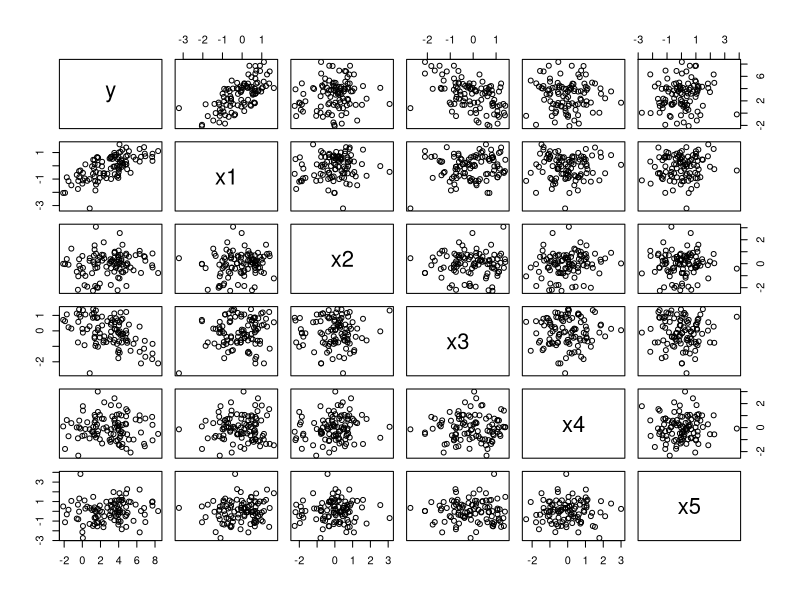
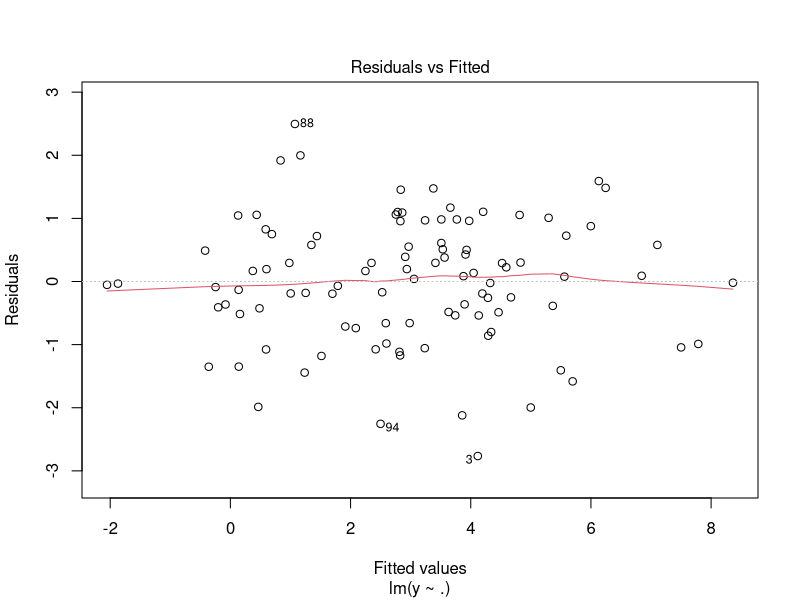
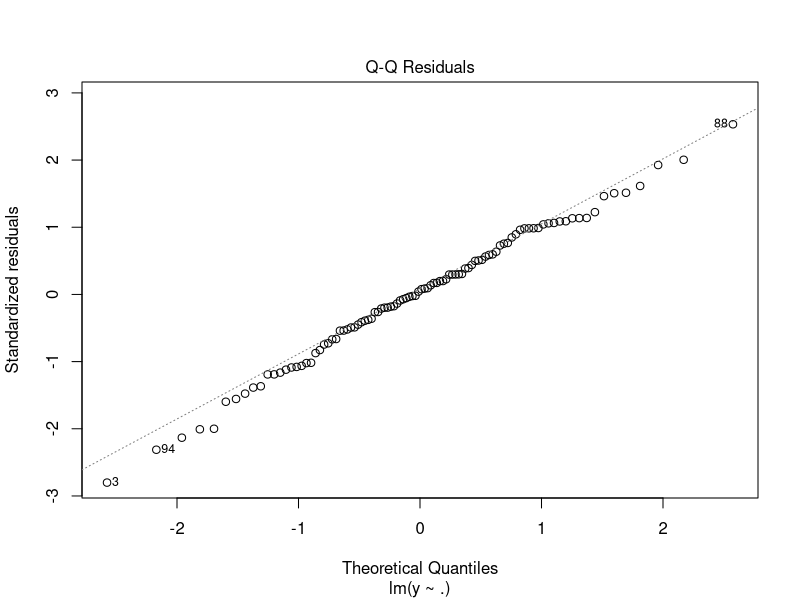
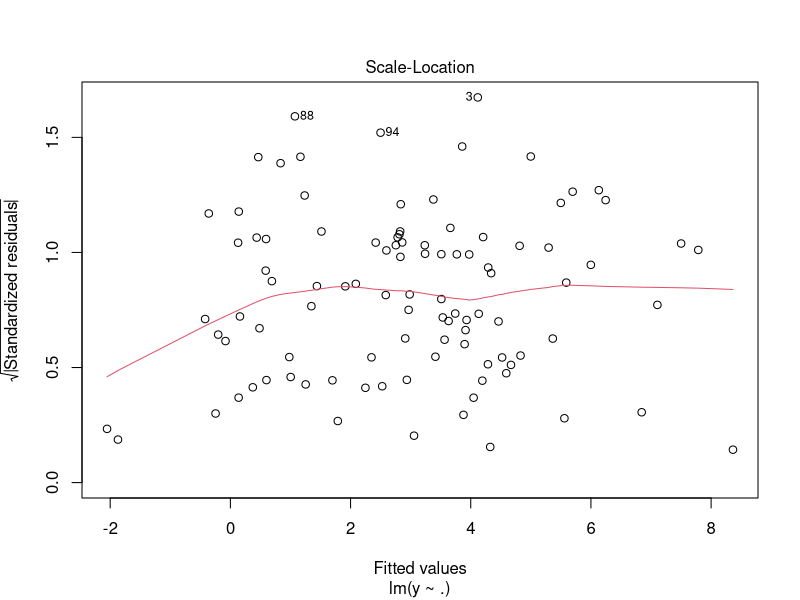
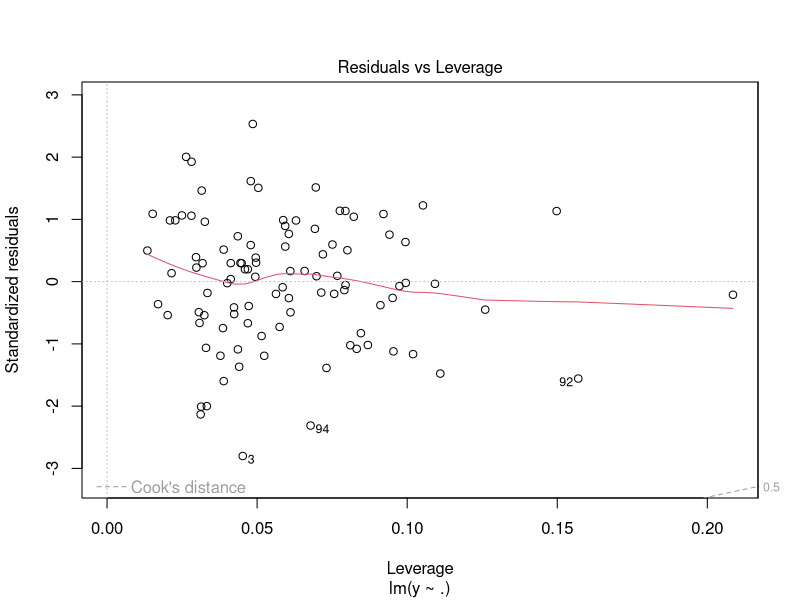
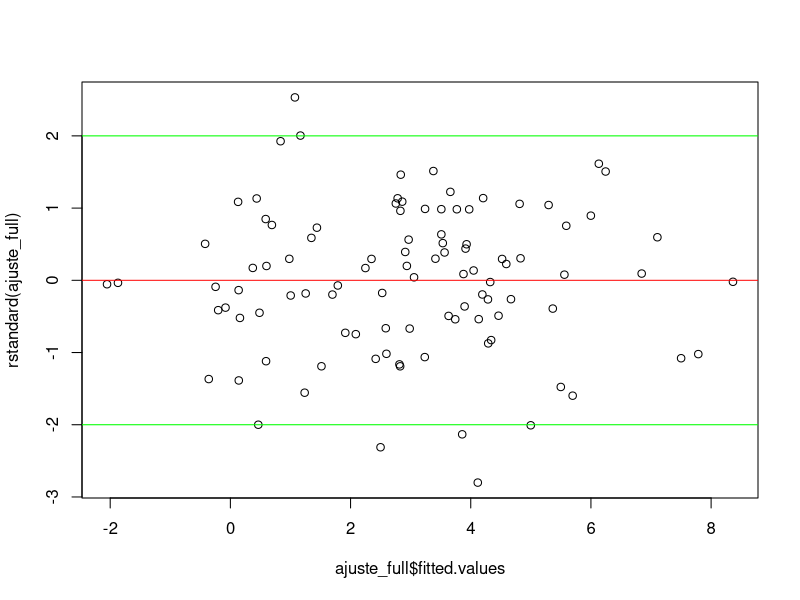
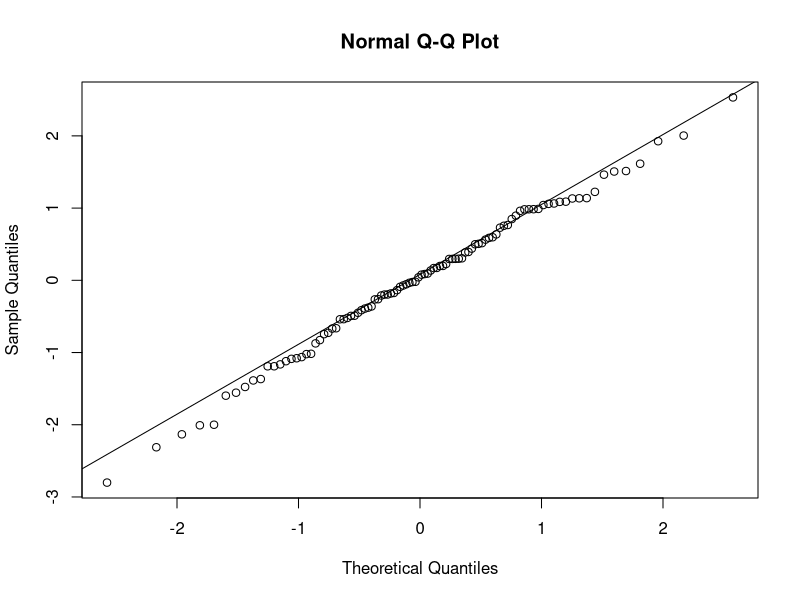
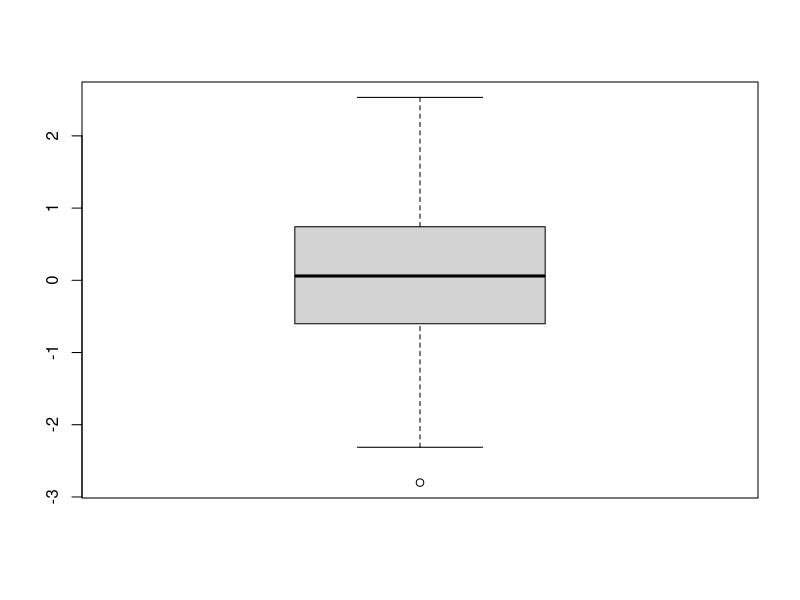

The R source for these figures, in order:
library(MASS) #AIC
library(leaps) #regsubset
library(caret) #Cross validation

# Simulación de datos
set.seed(121)
n <- 100
x1 <- rnorm(n)
x2 <- rnorm(n)
x3 <- rnorm(n)
x4 <- rnorm(n)
x5 <- rnorm(n)
y <- 3 + 2*x1 - 1.5*x3 + rnorm(n)
datos <- data.frame(y, x1, x2, x3, x4, x5)

head(datos)
# hacemos la regresion con el modelo completo

pairs(datos)
cor(datos)

# se observa que existe correlacion entre y-x1; y-x3
# no se observa correlacion entre "y" y las otras variables
# tampoco se observa multicolinealidad

ajuste_full<-lm(y~., data=datos)

summary(ajuste_full)

plot(ajuste_full)
1
2
3
4

plot(ajuste_full$fitted.values,rstandard(ajuste_full))
abline(0,0,col="red")
abline(-2,0,col="green")
abline(2,0,col="green")

#normalidad de los residuos
qqnorm(rstandard(ajuste_full))
qqline(rstandard(ajuste_full))

boxplot(rstandard(ajuste_full))
hist(rstandard(ajuste_full),probabilty=TRUE)

# Test de shapiro wilks para normalidad
# H_0: Los datos provienen de una distribución normal 
# H_a: Los datos no provienen de una distribución normal.
shapiro.test(rstandard(ajuste_full))

## puntos influyentes

# leverage
n<-nrow(datos)
p <- length(coef(ajuste_full)) 
leverage_umbral <- 2 * p / n

leverage<-hatvalues(ajuste_full)
alto.lev<-leverage[leverage>leverage_umbral]
alto.lev

# Distancia de cook
cooks_umbral <- qf(0.5,p,n-p)
cooks <- cooks.distance(ajuste_full)

alto.cook<-cooks[cooks>cooks_umbral]
alto.cook
######################################################
######################################################

# Eleccion de variables

# cantidad de variables

cant.var=length(ajuste_full$coefficients)-1
cant.var

# Ajuste de modelos con regsubsets
#por default hace el metodo exhaustivo. 
#Opciones: method="backward" o method="forward")

#metodo exhaustivo
ajuste <- regsubsets(y ~ ., data = datos, nvmax = cant.var)
resumen <- summary(ajuste)

# Crear tabla resumen
tabla <- data.frame(
  Variables = 1:cant.var,
  R2_ajustado = resumen$adjr2,
  BIC = resumen$bic
)

knitr::kable(tabla, digits = 3)


# Identificar el mejor modelo según cada criterio

mejor_R2 <- which.max(resumen$adjr2)
mejor_BIC <- which.min(resumen$bic)

cat("Mejor R2 ajustado →", mejor_R2, "variables\n")
cat("Mejor BIC         →", mejor_BIC, "variables\n")

# Visualizar selección con gráfico

par(mfrow = c(1, 1))
plot(ajuste, scale = "adjr2", main = "Mejor R2 adj")
plot(ajuste, scale = "bic", main = "Mejor BIC")

# Ajustar el modelo elegido y compararlo

# Extraer nombres de variables del mejor modelo según BIC

# modelo BIC

variables_bic <- names(coef(ajuste, mejor_BIC))[-1]  # quitamos intercept
variables_bic

formula_bic <- as.formula(paste("y ~", paste(variables_bic, collapse = "+")))
formula_bic

modelo_bic <- lm(formula_bic, data = datos)
summary(modelo_bic)

plot(modelo_bic)
1
2
3
4

plot(modelo_bic$fitted.values,rstandard(modelo_bic))
abline(0,0,col="red")
abline(-2,0,col="green")
abline(2,0,col="green")

#normalidad de los residuos
qqnorm(rstandard(modelo_bic))
qqline(rstandard(modelo_bic))

# Test de shapiro wilks para normalidad
# H_0: Los datos provienen de una distribución normal 
# H_a: Los datos no provienen de una distribución normal.
shapiro.test(rstandard(modelo_bic))

## puntos influyentes

# leverage
n<-nrow(datos)
p <- length(coef(modelo_bic)) 
leverage_umbral <- 2 * p / n

leverage<-hatvalues(modelo_bic)
alto.lev<-leverage[leverage>leverage_umbral]
alto.lev

# Distancia de cook
cooks_umbral <- qf(0.5,p,n-p)
cooks <- cooks.distance(modelo_bic)

alto.cook<-cooks[cooks>cooks_umbral]
alto.cook

##########################################################
##########################################################

#modelo R^2

variables_R2 <- names(coef(ajuste, mejor_R2))[-1]  # quitamos intercept
variables_R2

formula_R2 <- as.formula(paste("y ~", paste(variables_R2, collapse = "+")))
formula_R2

modelo_R2 <- lm(formula_R2, data = datos)
summary(modelo_R2)

plot(modelo_R2)
1
2
3
4

plot(modelo_R2$fitted.values,rstandard(modelo_R2))
abline(0,0,col="red")
abline(-2,0,col="green")
abline(2,0,col="green")

#normalidad de los residuos
qqnorm(rstandard(modelo_R2))
qqline(rstandard(modelo_R2))

# Test de shapiro wilks para normalidad
# H_0: Los datos provienen de una distribución normal 
# H_a: Los datos no provienen de una distribución normal.
shapiro.test(rstandard(modelo_R2))

## puntos influyentes

# leverage
n<-nrow(datos)
p <- length(coef(modelo_R2)) 
leverage_umbral <- 2 * p / n

leverage<-hatvalues(modelo_R2)
alto.lev<-leverage[leverage>leverage_umbral]
alto.lev

# Distancia de cook
cooks_umbral <- qf(0.5,p,n-p)
cooks <- cooks.distance(modelo_R2)

alto.cook<-cooks[cooks>cooks_umbral]
alto.cook

###########################################
###########################################

summary(modelo_bic)
summary(modelo_R2)
summary(ajuste_full)

####################################################
####################################################

## Validacion cruzada

cant.var=length(ajuste_full$coefficients)-1
cant.var

# División 80/20
set.seed(11)
train_index <- createDataPartition(datos$y, p = 0.8, list = FALSE)
train_data <- datos[train_index, ]
test_data <- datos[-train_index, ]

#Elijo variables sobre el 80% de los datos
# Ajuste de modelos con regsubsets
#por default hace el metodo exhaustivo. Opciones: method="backward" o method="backward")

#metodo exhaustivo
ajuste <- regsubsets(y ~ ., data = train_data, nvmax = cant.var)
resumen <- summary(ajuste)

# Crear tabla resumen
tabla <- data.frame(
  Variables = 1:cant.var,
  R2_ajustado = resumen$adjr2,
  BIC = resumen$bic
)

knitr::kable(tabla, digits = 3)


# Identificar el mejor modelo según cada criterio

mejor_R2 <- which.max(resumen$adjr2)
mejor_BIC <- which.min(resumen$bic)


cat("Mejor R2 ajustado →", mejor_R2, "variables\n")
cat("Mejor BIC         →", mejor_BIC, "variables\n")

############## HAGO KFOLDS
# Control de validación cruzada 5-fold en el conjunto de entrenamiento
control <- trainControl(method = "cv", number = 5)

# Entrenar modelo lineal con validación cruzada en train_data
cv.bic <- train(formula_bic, data = train_data, 
                method = "lm", trControl = control)

# Resultados entrenamiento con CV
cv.bic


#####################################################################

# Evaluacion final

# Predicción en test_data
# Si elegimos BIC

## Estimamos los parametros con el 80%
modelo.80<-lm(formula_bic, data=train_data)
summary(modelo.80)

#comparo con el modelo completo
summary(ajuste_full)

# Obtener solo las variables necesarias para test_data
vars_mejor.bic <- all.vars(formula_bic)
test_data_filtrado.bic <- test_data[vars_mejor.bic]

# Predecir con el modelo ganador sobre las variables correctas

test.df<-data.frame(test_data_filtrado.bic[,-1]) #saco la variable respuesta
predicciones_test.bic <- predict(modelo.80, newdata = test.df)

# Calcular RMSE en test_data
rmse_final.bic <- sqrt(mean((test_data_filtrado.bic$y - predicciones_test.bic)^2))
cat("RMSE final en conjunto test (20%):", rmse_final.bic, "\n")


########################################################
########################################################

# Modelo final

# estimar los parámetro del modelo con la muestra completa de entrenamiento
# es decir, se reentrena el modelo con la muestra completa de entrenamiento

# Observación: si se tiene que predecir una nueva observación que no conocemos la variable respuesta
# entonces tiene sentido reentrenar el modelo con los datos completos
